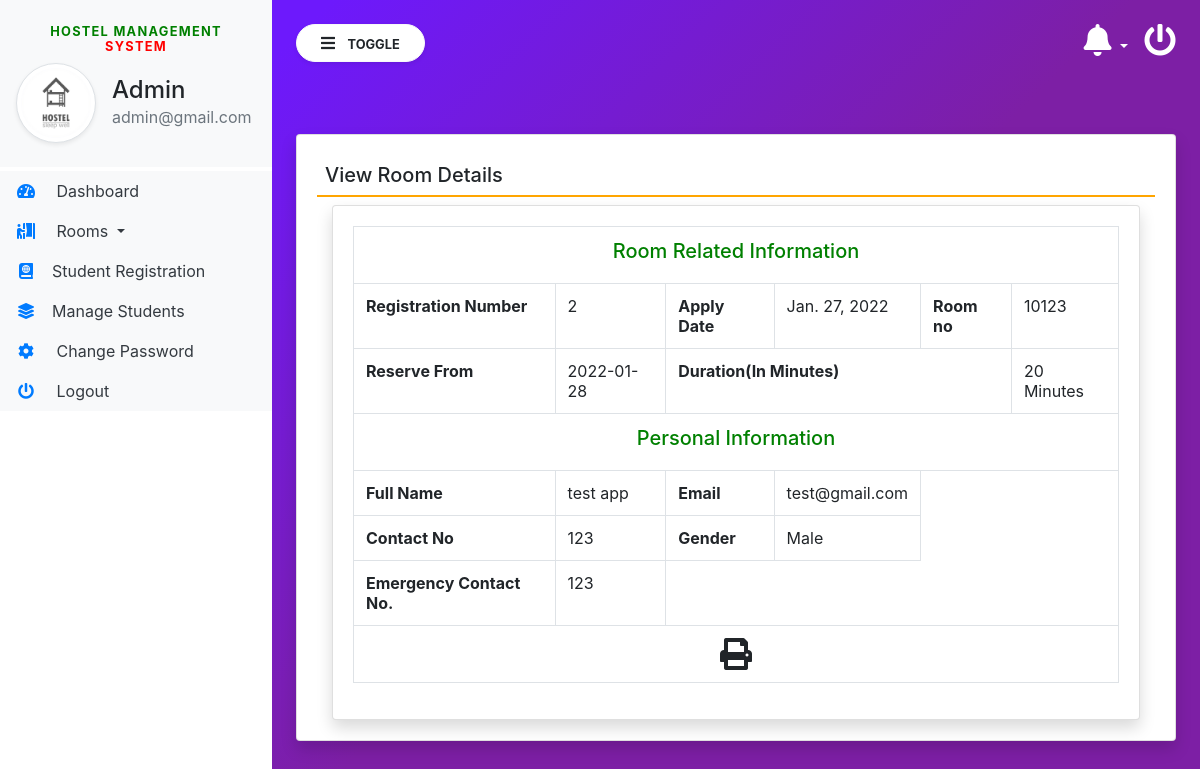
The page /view_RegistrationDtls/12 (signed in) on the database its author committed.
### hostel/models.py (models this page shows, shortened)
class Registration(models.Model):
    rooms = models.ForeignKey(Rooms, on_delete=models.CASCADE)
    regNo = models.CharField(max_length=50, null=True)
    stayfrom = models.CharField(max_length=50, null=True)
    duration = models.CharField(max_length=50, null=True)
    userreg = models.ForeignKey(Userregistration, on_delete=models.CASCADE)
    egycontactno = models.CharField(max_length=15, null=True)
    time_booked = models.DateTimeField(auto_now=True)
    postingDate = models.DateField(null=True, auto_now_add=True)
    updationDate = models.DateField(null=True, auto_now=True)

class Userregistration(models.Model):
    users = models.ForeignKey(User, on_delete=models.CASCADE)
    regNo = models.IntegerField(null=True)
    gender = models.CharField(max_length=50, null=True)
    contactNo = models.CharField(max_length=15, null=True)
    regDate = models.DateField(null=True)
    updationDate = models.DateTimeField(auto_now_add=True)

class Rooms(models.Model):
    ROOM_TYPES = (
        ('s', "Sports Room"),
        ('l', "Laundry Room"),
    )
    type = models.CharField(max_length=10, null=True, choices=ROOM_TYPES)
    room_no = models.CharField(max_length=100, null=True)
    posting_date = models.DateTimeField(auto_now_add=True)

### hostel/views.py (the view)
# urls.py: path('view_RegistrationDtls/<int:pid>', view_RegistrationDtls, name='view_RegistrationDtls'),
def view_RegistrationDtls(request, pid):
    if not request.user.is_authenticated:
        return redirect('admin_login')
    roomdata = Registration.objects.get(id=pid)
    return render(request, 'view_RegistrationDtls.html', locals())

### hostel/templates/view_RegistrationDtls.html (shortened to what this page needs)
{% extends 'admin_base.html' %}
{% block main  %}
<div class="card shadow mt-5">
    <div class="card-body">
        <h5 class="p-2" style="border-bottom: 2px solid orange;">View Room Details</h5>
        <div class="container-fluid">
           <div class="row" id="print">
               <div class="col-lg-12">
                   <div class="card shadow">
                        <div class="card-body">
                            <table class="table table-bordered " cellspacing="0" width="100%" border="1">
                                <tr>
                                   <td colspan="6" style="text-align:center; color:green"><h5>Room Related Information</h5></td>
                                </tr>
                                <tr>
                                    <th>Registration Number </th>
                                    <td>{{roomdata.userreg.regNo}}</td>
                                    <th>Apply Date </th>
                                    <td>{{roomdata.userreg.regDate}}</td>
                                    <th>Room no </th>
                                    <td>{{roomdata.rooms.room_no}}</td>
                                </tr>
                                <tr>
                                    <th>Reserve From</th>
                                    <td>{{roomdata.stayfrom}}</td>
                                    <th colspan='3'>Duration(In Minutes)</th>
                                    <td>{{roomdata.duration}} Minutes</td>
                                </tr>
                                <tr>
                                   <td colspan="6" style="text-align:center; color:green"><h5>Personal Information</h5></td>
                                </tr>
                                <tr>
                                    <th>Full Name </th>
                                    <td>{{roomdata.userreg.users.first_name}} {{roomdata.userreg.users.last_name}}</td>
                                    <th>Email </th>
                                    <td>{{roomdata.userreg.users.username}}</td>
                                </tr>
                                <tr>
                                    <th>Contact No </th>
                                    <td>{{roomdata.userreg.contactNo}}</td>
                                    <th>Gender </th>
                                    <td>{{roomdata.userreg.gender}}</td>
                                </tr>
                                <tr>
                                    <th>Emergency Contact No. </th>
                                    <td>{{roomdata.egycontactno}}</td>
                              <tr>
                                <td colspan="6" align="center"><span style="text-align: center" ><i class="fa fa-print fa-2x" aria-hidden="true" OnClick="CallPrint(this.value)" style="cursor:pointer" title="Print the Report"></i></span></td>
                              </tr>
                            </table>
                        </div>
                    </div>
                </div>
           </div>
    </div>
</div>
</div>
{% endblock %}

### hostel/templates/admin_base.html (shortened to what this page needs)
{% load static %}
<html lang="en">
<head>
    <link rel="stylesheet" href="https://maxcdn.bootstrapcdn.com/bootstrap/4.3.1/css/bootstrap.min.css">
    <link rel="stylesheet" href="https://use.fontawesome.com/releases/v5.6.3/css/all.css"
>
    <link rel="stylesheet" href="https://cdnjs.cloudflare.com/ajax/libs/twitter-bootstrap/4.5.2/css/bootstrap.css">
    <link rel="stylesheet" href="https://cdn.datatables.net/1.11.3/css/dataTables.bootstrap4.min.css">
    <link rel="stylesheet" type="text/css" href="{% static 'css/sidebar.css' %}">
</head>
<body>
<div class="vertical-nav bg-white" id="sidebar">
    <div class="py-4 px-3 mb-1 bg-light">
        <center><h4 class="font-weight-bold text-uppercase px-3 small dashboard-text"><span style="color: green">Hostel Management</span> <span style="color: red">System</span></h4></center>
        <div class="media d-flex align-items-center">
            <img src="{% static 'images/hostel.jpg' %}" width="80" height="80"
                 class="mr-3 rounded-circle img-thumbnail shadow-sm">
            <div class="media-body">
                <h4 class="mb-0">Admin</h4>
                <p class="text-muted mb-0">{{request.user.email}}</p>
            </div>
        </div>
    </div>
    <ul class="nav flex-column bg-white">
        <li class="nav-item">
            <a href="{% url 'admin_home' %}" class="nav-link text-dark bg-light">
                <i class="fas fa-tachometer-alt fa-fw mr-3 text-primary"></i>
                Dashboard
            </a>
        </li>
        <li class="nav-item dropdown">
            <a class="nav-link dropdown-toggle text-dark bg-light" href="#" id="navbardrop" data-toggle="dropdown">
                <i class="fas fa-person-booth mr-3 text-primary fa-fw"></i> Rooms
            </a>
        </li>
        <li class="nav-item">
            <a href="{% url 'student_Registration' %}" class="nav-link text-dark bg-light">
                <i class="fas fa-atlas mr-3 text-primary fa-fw"></i>Student Registration
            </a>
        </li>
        <li class="nav-item">
            <a href="{% url 'manage_student' %}" class="nav-link text-dark bg-light">
                <i class="fas fa-layer-group mr-3 text-primary fa-fw"></i>Manage Students
            </a>
        </li>
        <li class="nav-item">
            <a href="{% url 'changePassword' %}" class="nav-link text-dark bg-light">
                <i class="fas fa-cog mr-3 text-primary fa-fw"></i>
                Change Password
            </a>
        </li>
        <li class="nav-item">
            <a href="/logout" class="nav-link text-dark bg-light">
                <i class="fas fa-power-off mr-3 text-primary fa-fw"></i>
                Logout
            </a>
        </li>
    </ul>
</div>
<div class="page-content p-4" id="content">
    <a href="/logout" title="logout" class="float-right text-white"><i class="fas fa-power-off fa-2x"></i></a>
    <div class="container">
        <div class="dropdown">
            <a href="" class="float-right text-white pr-3 dropdown-toggle" id="menu1" data-toggle="dropdown"><i class="fas fa-bell fa-2x"> </i>
            </a>
        </div>
    </div>
    <button id="sidebarCollapse" type="button" class="btn btn-light bg-white rounded-pill shadow-sm px-4 mb-4">
        <i class="fas fa-bars mr-2"></i>
        <small class="text-uppercase font-weight-bold">Toggle</small>
    </button>
    {% block main %}
    {% endblock %}
</div>
</body>
</html>

### hostel/static/css/sidebar.css (style rules this page uses)
body { background-image : linear-gradient(135.9deg,rgba(109,25,252,1) 16.4%,rgba(125,31,165,1) 56.1%); min-height:100vh; }
.vertical-nav { min-width : 17rem; width : 17rem; height:100vh; position:fixed; top:0; left:0; transition: all 0.4s; }
.page-content { width:calc(100% - 17rem); margin-left:17rem; transition:all 0.4s; }
.dashboard-text { letter-spacing : 0.1em; color : #aaa; }

### rows shown on the page
Registration: userreg.regNo "2", userreg.regDate "Jan. 27, 2022", rooms.room_no "10123", stayfrom "2022-01-28", duration "20", userreg.users.first_name "test", userreg.users.last_name "app", userreg.users.username "test@gmail.com", userreg.contactNo "123", userreg.gender "Male", egycontactno "123"

### other values the page prints
{{ request.user.email }} "admin@gmail.com"
